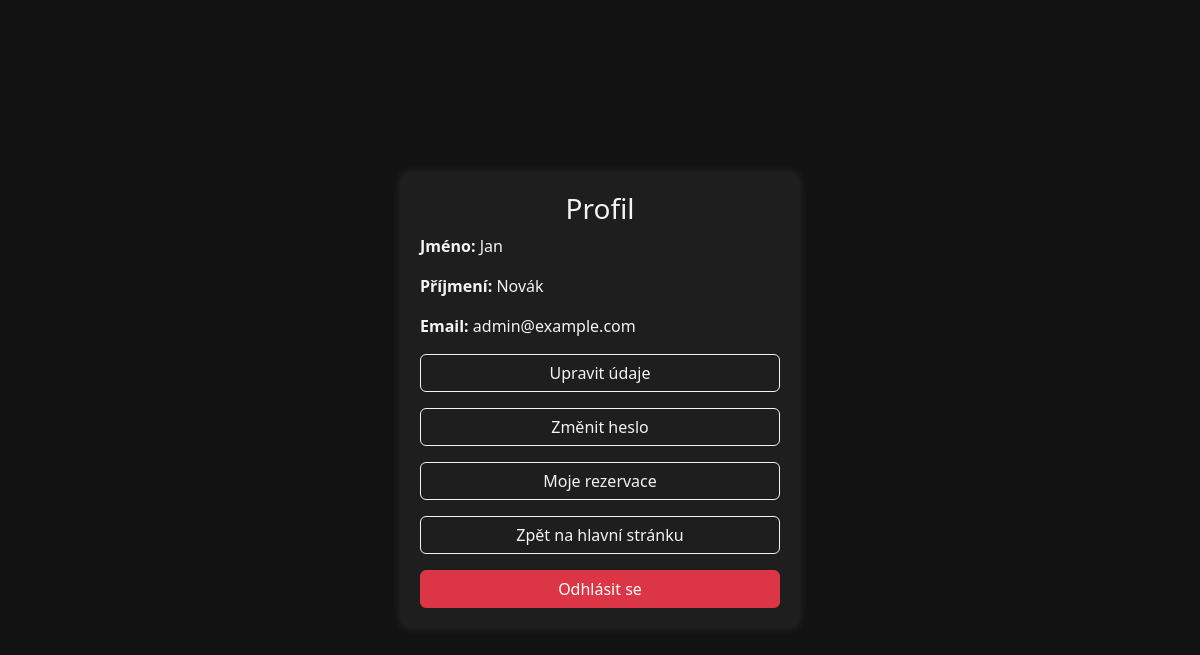
The app's page /profile.php (signed in) with its own data.
### tables this page shows
CREATE TABLE IF NOT EXISTS user (
	id INT UNSIGNED NOT NULL AUTO_INCREMENT,
	firstName VARCHAR(50) NOT NULL,
	lastName VARCHAR(50) NOT NULL,
	email VARCHAR(320) NOT NULL,
	password VARCHAR(64) NOT NULL,
	FK_role INT UNSIGNED REFERENCES role(id),
	PRIMARY KEY (id)
);

### profile.php (the view, shortened to what this page needs)
<!DOCTYPE html>
<html lang="cs" data-bs-theme="dark">
<head>
    <link rel="stylesheet" href="css/style.css">
    <link rel="stylesheet" href="https://cdnjs.cloudflare.com/ajax/libs/font-awesome/6.3.0/css/all.min.css">
    <link href="https://cdn.jsdelivr.net/npm/bootstrap@5.3.0-alpha1/dist/css/bootstrap.min.css" rel="stylesheet">
</head>
<body>
<?php
include 'db/db_connect.php';
$userId = $_SESSION['accountId'];
$sql = "SELECT * FROM user WHERE id = ?";
$stmt = $conn->prepare($sql);
$stmt->execute([$userId]);
$user = $stmt->fetch();
?>
<div class="profile-container">
    <h3 class="text-center">Profil</h3>
    <p><strong>Jméno:</strong> <?php echo htmlspecialchars($user['firstName']); ?></p>
    <p><strong>Příjmení:</strong> <?php echo htmlspecialchars($user['lastName']); ?></p>
    <p><strong>Email:</strong> <?php echo htmlspecialchars($user['email']); ?></p>
    <button class="btn btn btn-outline-secondary w-100" onclick="toggleForm('edit_form')">Upravit údaje</button>
    <button class="btn btn-outline-secondary w-100 mt-3" onclick="toggleForm('password_form')">Změnit heslo</button>
    <div class="text-center mt-3">
        <a href="user_reservation.php" class="btn btn-outline-secondary w-100">Moje rezervace</a>
    </div>
    <div class="text-center mt-3">
        <a href="index.php" class="btn btn-outline-secondary w-100">Zpět na hlavní stránku</a>
    </div>
    <form method="post" action="logout.php" class="mt-3">
        <button type="submit" class="btn btn-danger w-100">Odhlásit se</button>
    </form>
</div>
</body>
</html>

### css/style.css (style rules this page uses)
* { margin: 0; padding: 0; }
html { font-family: "Figtree", sans-serif; }
body { background-color: #121212; color: #f3f3f3; font-family: "Figtree", sans-serif; }

### profile.php (style rules this page uses)
body { display: flex; justify-content: center; align-items: center; height: 100vh; background-color: #121212; color: #f3f3f3; flex-direction: column; }
.profile-container { max-width: 400px; width: 100%; padding: 20px; background: #1e1e1e; border-radius: 10px; box-shadow: 0px 0px 10px rgba(255, 255, 255, 0.1); }
.btn-outline-secondary { color: #f3f3f3; border-color: #f3f3f3; }

### records on screen
user: firstName "Jan", lastName "Novák", email "admin@example.com"
